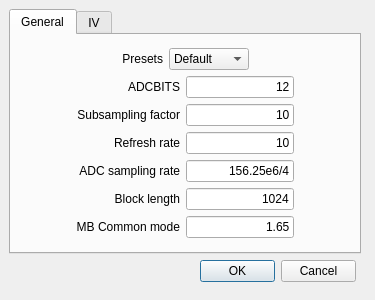
<?xml version="1.0" encoding="UTF-8"?>
<ui version="4.0">
 <class>Dialog</class>
 <widget class="QDialog" name="Dialog">
  <property name="geometry">
   <rect>
    <x>0</x>
    <y>0</y>
    <width>375</width>
    <height>300</height>
   </rect>
  </property>
  <property name="sizePolicy">
   <sizepolicy hsizetype="Fixed" vsizetype="Fixed">
    <horstretch>0</horstretch>
    <verstretch>0</verstretch>
   </sizepolicy>
  </property>
  <property name="minimumSize">
   <size>
    <width>375</width>
    <height>300</height>
   </size>
  </property>
  <property name="maximumSize">
   <size>
    <width>375</width>
    <height>300</height>
   </size>
  </property>
  <property name="windowTitle">
   <string>Options</string>
  </property>
  <widget class="QDialogButtonBox" name="buttonBox">
   <property name="geometry">
    <rect>
     <x>200</x>
     <y>260</y>
     <width>156</width>
     <height>23</height>
    </rect>
   </property>
   <property name="orientation">
    <enum>Qt::Horizontal</enum>
   </property>
   <property name="standardButtons">
    <set>QDialogButtonBox::Cancel|QDialogButtonBox::Ok</set>
   </property>
  </widget>
  <widget class="QTabWidget" name="tabWidget_options">
   <property name="geometry">
    <rect>
     <x>9</x>
     <y>9</y>
     <width>352</width>
     <height>245</height>
    </rect>
   </property>
   <property name="currentIndex">
    <number>0</number>
   </property>
   <widget class="QWidget" name="General">
    <attribute name="title">
     <string>General</string>
    </attribute>
    <layout class="QVBoxLayout" name="verticalLayout_3">
     <item>
      <layout class="QHBoxLayout" name="horizontalLayout_4">
       <item>
        <spacer name="horizontalSpacer_4">
         <property name="orientation">
          <enum>Qt::Horizontal</enum>
         </property>
         <property name="sizeHint" stdset="0">
          <size>
           <width>40</width>
           <height>20</height>
          </size>
         </property>
        </spacer>
       </item>
       <item>
        <layout class="QVBoxLayout" name="verticalLayout">
         <item>
          <layout class="QHBoxLayout" name="horizontalLayout_2">
           <item>
            <spacer name="horizontalSpacer">
             <property name="orientation">
              <enum>Qt::Horizontal</enum>
             </property>
             <property name="sizeHint" stdset="0">
              <size>
               <width>40</width>
               <height>20</height>
              </size>
             </property>
            </spacer>
           </item>
           <item>
            <layout class="QHBoxLayout" name="horizontalLayout">
             <item>
              <widget class="QLabel" name="label_6">
               <property name="text">
                <string>Presets</string>
               </property>
               <property name="alignment">
                <set>Qt::AlignRight|Qt::AlignTrailing|Qt::AlignVCenter</set>
               </property>
              </widget>
             </item>
             <item>
              <widget class="QComboBox" name="comboBox_presets">
               <property name="currentIndex">
                <number>1</number>
               </property>
               <item>
                <property name="text">
                 <string>Custom</string>
                </property>
               </item>
               <item>
                <property name="text">
                 <string>Default</string>
                </property>
               </item>
               <item>
                <property name="text">
                 <string>Speed</string>
                </property>
               </item>
               <item>
                <property name="text">
                 <string>Accuracy</string>
                </property>
               </item>
              </widget>
             </item>
            </layout>
           </item>
           <item>
            <spacer name="horizontalSpacer_2">
             <property name="orientation">
              <enum>Qt::Horizontal</enum>
             </property>
             <property name="sizeHint" stdset="0">
              <size>
               <width>40</width>
               <height>20</height>
              </size>
             </property>
            </spacer>
           </item>
          </layout>
         </item>
         <item>
          <layout class="QGridLayout" name="gridLayout">
           <item row="1" column="0">
            <widget class="QLabel" name="label_2">
             <property name="text">
              <string>Subsampling factor</string>
             </property>
             <property name="alignment">
              <set>Qt::AlignRight|Qt::AlignTrailing|Qt::AlignVCenter</set>
             </property>
            </widget>
           </item>
           <item row="2" column="1">
            <widget class="QLineEdit" name="lineEdit_REFRESHRATE">
             <property name="text">
              <string>10</string>
             </property>
             <property name="alignment">
              <set>Qt::AlignRight|Qt::AlignTrailing|Qt::AlignVCenter</set>
             </property>
            </widget>
           </item>
           <item row="4" column="1">
            <widget class="QLineEdit" name="lineEdit_BLOCKLENGTH">
             <property name="text">
              <string>1024</string>
             </property>
             <property name="alignment">
              <set>Qt::AlignRight|Qt::AlignTrailing|Qt::AlignVCenter</set>
             </property>
            </widget>
           </item>
           <item row="1" column="1">
            <widget class="QLineEdit" name="lineEdit_SUBSAMPLINGFACTOR">
             <property name="text">
              <string>10</string>
             </property>
             <property name="alignment">
              <set>Qt::AlignRight|Qt::AlignTrailing|Qt::AlignVCenter</set>
             </property>
            </widget>
           </item>
           <item row="2" column="0">
            <widget class="QLabel" name="label_3">
             <property name="text">
              <string>Refresh rate</string>
             </property>
             <property name="alignment">
              <set>Qt::AlignRight|Qt::AlignTrailing|Qt::AlignVCenter</set>
             </property>
            </widget>
           </item>
           <item row="3" column="1">
            <widget class="QLineEdit" name="lineEdit_ADCSAMPLINGRATE">
             <property name="text">
              <string>156.25e6/4</string>
             </property>
             <property name="alignment">
              <set>Qt::AlignRight|Qt::AlignTrailing|Qt::AlignVCenter</set>
             </property>
            </widget>
           </item>
           <item row="3" column="0">
            <widget class="QLabel" name="label_4">
             <property name="text">
              <string>ADC sampling rate</string>
             </property>
             <property name="alignment">
              <set>Qt::AlignRight|Qt::AlignTrailing|Qt::AlignVCenter</set>
             </property>
            </widget>
           </item>
           <item row="4" column="0">
            <widget class="QLabel" name="label_5">
             <property name="text">
              <string>Block length</string>
             </property>
             <property name="alignment">
              <set>Qt::AlignRight|Qt::AlignTrailing|Qt::AlignVCenter</set>
             </property>
            </widget>
           </item>
           <item row="0" column="1">
            <widget class="QLineEdit" name="lineEdit_ADCBITS">
             <property name="text">
              <string>12</string>
             </property>
             <property name="alignment">
              <set>Qt::AlignRight|Qt::AlignTrailing|Qt::AlignVCenter</set>
             </property>
            </widget>
           </item>
           <item row="0" column="0">
            <widget class="QLabel" name="label">
             <property name="text">
              <string>ADCBITS</string>
             </property>
             <property name="alignment">
              <set>Qt::AlignRight|Qt::AlignTrailing|Qt::AlignVCenter</set>
             </property>
            </widget>
           </item>
           <item row="5" column="0">
            <widget class="QLabel" name="label_7">
             <property name="text">
              <string>MB Common mode</string>
             </property>
             <property name="alignment">
              <set>Qt::AlignRight|Qt::AlignTrailing|Qt::AlignVCenter</set>
             </property>
            </widget>
           </item>
           <item row="5" column="1">
            <widget class="QLineEdit" name="lineEdit_MBCOMMONMODE">
             <property name="text">
              <string>1.65</string>
             </property>
             <property name="alignment">
              <set>Qt::AlignRight|Qt::AlignTrailing|Qt::AlignVCenter</set>
             </property>
            </widget>
           </item>
          </layout>
         </item>
        </layout>
       </item>
       <item>
        <spacer name="horizontalSpacer_5">
         <property name="orientation">
          <enum>Qt::Horizontal</enum>
         </property>
         <property name="sizeHint" stdset="0">
          <size>
           <width>40</width>
           <height>20</height>
          </size>
         </property>
        </spacer>
       </item>
      </layout>
     </item>
    </layout>
    <zorder>layoutWidget</zorder>
    <zorder>horizontalSpacer_5</zorder>
   </widget>
   <widget class="QWidget" name="IV">
    <attribute name="title">
     <string>IV</string>
    </attribute>
    <layout class="QVBoxLayout" name="verticalLayout_4">
     <item>
      <spacer name="verticalSpacer">
       <property name="orientation">
        <enum>Qt::Vertical</enum>
       </property>
       <property name="sizeHint" stdset="0">
        <size>
         <width>20</width>
         <height>27</height>
        </size>
       </property>
      </spacer>
     </item>
     <item>
      <layout class="QHBoxLayout" name="horizontalLayout_3">
       <item>
        <spacer name="horizontalSpacer_3">
         <property name="orientation">
          <enum>Qt::Horizontal</enum>
         </property>
         <property name="sizeHint" stdset="0">
          <size>
           <width>40</width>
           <height>20</height>
          </size>
         </property>
        </spacer>
       </item>
       <item>
        <layout class="QGridLayout" name="gridLayout_3">
         <item row="4" column="1">
          <widget class="QLineEdit" name="lineEdit_numberOfCycles">
           <property name="text">
            <string>0</string>
           </property>
           <property name="alignment">
            <set>Qt::AlignRight|Qt::AlignTrailing|Qt::AlignVCenter</set>
           </property>
          </widget>
         </item>
         <item row="0" column="1">
          <widget class="QLineEdit" name="lineEdit_startVoltage">
           <property name="text">
            <string>-0.5</string>
           </property>
           <property name="alignment">
            <set>Qt::AlignRight|Qt::AlignTrailing|Qt::AlignVCenter</set>
           </property>
          </widget>
         </item>
         <item row="3" column="2">
          <widget class="QLabel" name="label_14">
           <property name="text">
            <string>ms</string>
           </property>
          </widget>
         </item>
         <item row="3" column="0">
          <widget class="QLabel" name="label_11">
           <property name="text">
            <string>Time step</string>
           </property>
           <property name="alignment">
            <set>Qt::AlignRight|Qt::AlignTrailing|Qt::AlignVCenter</set>
           </property>
          </widget>
         </item>
         <item row="1" column="0">
          <widget class="QLabel" name="label_9">
           <property name="text">
            <string>Stop voltage</string>
           </property>
           <property name="alignment">
            <set>Qt::AlignRight|Qt::AlignTrailing|Qt::AlignVCenter</set>
           </property>
          </widget>
         </item>
         <item row="1" column="1">
          <widget class="QLineEdit" name="lineEdit_stopVoltage">
           <property name="text">
            <string>0.5</string>
           </property>
           <property name="alignment">
            <set>Qt::AlignRight|Qt::AlignTrailing|Qt::AlignVCenter</set>
           </property>
          </widget>
         </item>
         <item row="0" column="2">
          <widget class="QLabel" name="label_12">
           <property name="text">
            <string>V</string>
           </property>
          </widget>
         </item>
         <item row="1" column="2">
          <widget class="QLabel" name="label_13">
           <property name="text">
            <string>V</string>
           </property>
          </widget>
         </item>
         <item row="3" column="1">
          <widget class="QLineEdit" name="lineEdit_timeStep">
           <property name="text">
            <string>500</string>
           </property>
           <property name="alignment">
            <set>Qt::AlignRight|Qt::AlignTrailing|Qt::AlignVCenter</set>
           </property>
          </widget>
         </item>
         <item row="0" column="0">
          <widget class="QLabel" name="label_8">
           <property name="text">
            <string>Start voltage</string>
           </property>
           <property name="alignment">
            <set>Qt::AlignRight|Qt::AlignTrailing|Qt::AlignVCenter</set>
           </property>
          </widget>
         </item>
         <item row="4" column="0">
          <widget class="QLabel" name="label_10">
           <property name="text">
            <string>No. of cycles</string>
           </property>
           <property name="alignment">
            <set>Qt::AlignRight|Qt::AlignTrailing|Qt::AlignVCenter</set>
           </property>
          </widget>
         </item>
         <item row="2" column="0">
          <widget class="QLabel" name="label_15">
           <property name="text">
            <string>Voltage step</string>
           </property>
           <property name="alignment">
            <set>Qt::AlignRight|Qt::AlignTrailing|Qt::AlignVCenter</set>
           </property>
          </widget>
         </item>
         <item row="2" column="1">
          <widget class="QLineEdit" name="lineEdit_voltageStep">
           <property name="text">
            <string>100</string>
           </property>
           <property name="alignment">
            <set>Qt::AlignRight|Qt::AlignTrailing|Qt::AlignVCenter</set>
           </property>
          </widget>
         </item>
         <item row="2" column="2">
          <widget class="QLabel" name="label_16">
           <property name="text">
            <string>mV</string>
           </property>
          </widget>
         </item>
        </layout>
       </item>
       <item>
        <spacer name="horizontalSpacer_6">
         <property name="orientation">
          <enum>Qt::Horizontal</enum>
         </property>
         <property name="sizeHint" stdset="0">
          <size>
           <width>40</width>
           <height>20</height>
          </size>
         </property>
        </spacer>
       </item>
      </layout>
     </item>
     <item>
      <spacer name="verticalSpacer_2">
       <property name="orientation">
        <enum>Qt::Vertical</enum>
       </property>
       <property name="sizeHint" stdset="0">
        <size>
         <width>20</width>
         <height>28</height>
        </size>
       </property>
      </spacer>
     </item>
    </layout>
   </widget>
  </widget>
 </widget>
 <tabstops>
  <tabstop>comboBox_presets</tabstop>
  <tabstop>lineEdit_ADCBITS</tabstop>
  <tabstop>lineEdit_SUBSAMPLINGFACTOR</tabstop>
  <tabstop>lineEdit_REFRESHRATE</tabstop>
  <tabstop>lineEdit_ADCSAMPLINGRATE</tabstop>
  <tabstop>lineEdit_BLOCKLENGTH</tabstop>
  <tabstop>lineEdit_MBCOMMONMODE</tabstop>
  <tabstop>buttonBox</tabstop>
  <tabstop>tabWidget_options</tabstop>
  <tabstop>lineEdit_startVoltage</tabstop>
  <tabstop>lineEdit_stopVoltage</tabstop>
  <tabstop>lineEdit_voltageStep</tabstop>
  <tabstop>lineEdit_timeStep</tabstop>
  <tabstop>lineEdit_numberOfCycles</tabstop>
 </tabstops>
 <resources/>
 <connections>
  <connection>
   <sender>buttonBox</sender>
   <signal>accepted()</signal>
   <receiver>Dialog</receiver>
   <slot>accept()</slot>
   <hints>
    <hint type="sourcelabel">
     <x>248</x>
     <y>254</y>
    </hint>
    <hint type="destinationlabel">
     <x>157</x>
     <y>274</y>
    </hint>
   </hints>
  </connection>
  <connection>
   <sender>buttonBox</sender>
   <signal>rejected()</signal>
   <receiver>Dialog</receiver>
   <slot>reject()</slot>
   <hints>
    <hint type="sourcelabel">
     <x>316</x>
     <y>260</y>
    </hint>
    <hint type="destinationlabel">
     <x>286</x>
     <y>274</y>
    </hint>
   </hints>
  </connection>
 </connections>
</ui>
